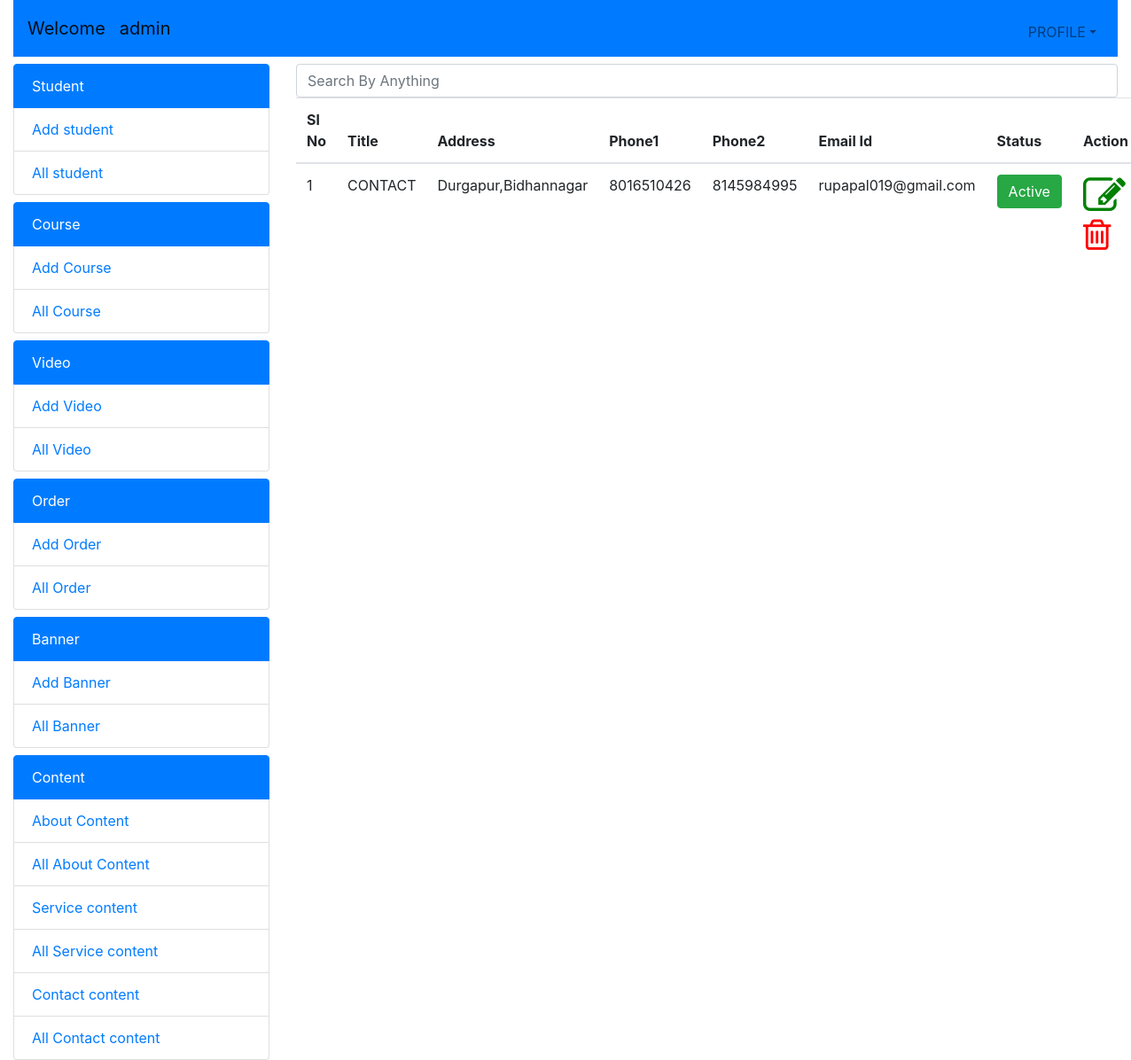
/rupa/allcontact.php (signed in), run on the app's committed database.
### tables this page shows
CREATE TABLE `contact` (
  `id` int(11) NOT NULL,
  `title` varchar(255) NOT NULL,
  `address` varchar(600) NOT NULL,
  `phone1` varchar(56) NOT NULL,
  `phone2` varchar(56) NOT NULL,
  `emailid` varchar(56) NOT NULL,
  `status` int(1) NOT NULL
);

### rupa/allcontact.php (the view, shortened to what this page needs)
<?php
  include("include/config.php")
  ?>
  <?php
    $q2="select * from `contact`";
    $e2=mysqli_query($conn,$q2);
    ?>
<!doctype html>
<html lang="en">
  <head>
    <link rel="stylesheet" href="https://stackpath.bootstrapcdn.com/bootstrap/4.3.1/css/bootstrap.min.css">
    <link rel="stylesheet" href="https://cdnjs.cloudflare.com/ajax/libs/font-awesome/4.7.0/css/font-awesome.min.css">
  </head>
  <body>
    <div class="container-fluid">
    <?php include("include/header.php"); ?>
      <div class="row">
      <?php include("include/navbar.php"); ?>
        <div class="col-lg-9">
        <input type="text"
                class="form-control mt-2" name="" id="myinput" aria-describedby="helpId" placeholder="Search By Anything">
        <table class="table">
            <thead>
              <tr>
                <th>Sl No</th>
                <th>Title</th>
                <th>Address</th>
                <th>Phone1</th>
                <th>Phone2</th>
                <th>Email Id</th>
                <th>Status</th>
                <th>Action</th>
              </tr>
            </thead>
            <tbody id="mytable">
               <?php
               $i=1;
                 while($res=mysqli_fetch_row($e2))
                 {
               ?>
                        <tr>
                          <td scope="row"><?php echo "$i"; ?></td>
                          <td><?php echo "$res[1]"; ?></td>
                          <td><?php echo "$res[2]"; ?></td>
                          <td><?php echo "$res[3]"; ?></td>
                          <td><?php echo "$res[4]"; ?></td>
                          <td><?php echo "$res[5]"; ?></td>
                          <td>
                             <a name="" id="" class="btn <?php if($res[6]==1){echo "btn-success";} else{echo "btn-danger";}?>" href="active.php?id3=<?php echo "$res[0]"; ?>" role="button"><?php if($res[6]==1){echo "Active";} else{echo "Dactive";}?></a>
                         </td>
                          <td>
                          <a name="" id="" class="fa fa-edit" style="font-size:48px;color:green;" href="editcontact.php?id=<?php echo "$res[0]"; ?>" role="button"></a>
                          <a name="" id="" class="fa fa-trash-o" style="font-size:40px;color:red;" href="deletecontact.php?id=<?php echo "$res[0]"; ?>" role="button"></a>
                          </td>
                      </tr>
             <?php
             $i++;
                 }
             ?>
            </tbody>
          </table>
        </div>
      </div>
    </div>

### data on the page
contact: title "CONTACT", address "Durgapur,Bidhannagar", phone1 "8016510426", phone2 "8145984995", emailid "rupapal019@gmail.com", status "Active"

### other printed values
$_SESSION['adm'] "admin"
